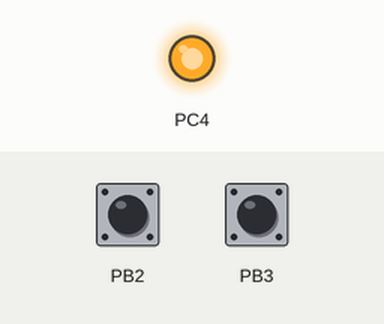
This program was run on a simulated ATmega128, built with avr-gcc and emulated at 16 MHz. Shown: output pins drawn as LEDs (lit = HIGH). Dashed ring = blinking. Inputs (shaded band) come from the test bench; at power-on: PB2 HIGH, PB3 HIGH.

Above: at 1.2 s.
1.3 s: PB2 pulled LOW for 0.15 s
At 3.1 s:
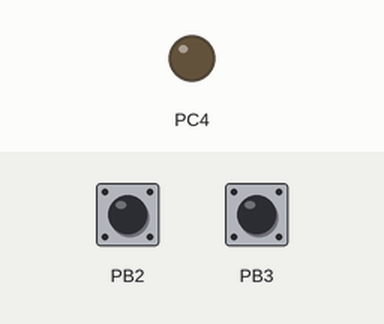
3.4 s: PB3 pulled LOW for 0.15 s
At 3.65 s:
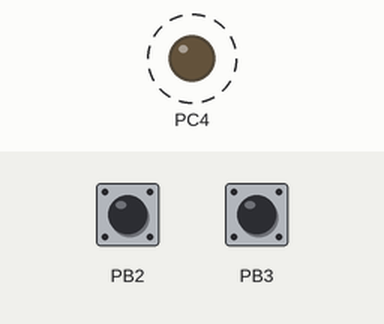
Timing chart, 0 to 12.4 s (numbered marks = the images above; inputs shaded):
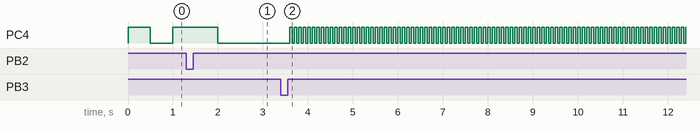

The program:

main.c
```c
/*
 * main.c
 *
 *  Created on: 9 gru 2015
 *      Author: varsheim
 */

#include <avr/io.h>
#include <util/delay.h>
#include <avr/interrupt.h>

#include "dioda.h"


int main(void) {

	DDR(LED_PORT) |= LED_PIN;
	PORT(LED_PORT) |= LED_PIN;

	DDR(BUTTON_PORT) &= ~BUTTON1_PIN;
	DDR(BUTTON_PORT) &= ~BUTTON2_PIN;
	PORT(BUTTON_PORT) |= BUTTON1_PIN;
	PORT(BUTTON_PORT) |= BUTTON2_PIN;

	justToggled = 0;
	counter = 1;
	blinkingFreq = 500;

	interrupt_init();
	sei();

	while(1) {

		if(isButtonPressed(BUTTON1_PIN)) {
			blinkingFreq = 2000;
        }

		if(isButtonPressed(BUTTON2_PIN)) {
			blinkingFreq = 50;
        }

		if(!justToggled && (counter % blinkingFreq == 0)) {
			toggleLED(LED_PIN);
			justToggled = 1;
		}
	}
}

ISR(TIMER1_COMPA_vect) {
    counter++;
    justToggled = 0;
    if(counter > 6000) {
        counter = 1;
    }
}
```

dioda.c
```c
/*
 * dioda.c
 *
 *  Created on: 9 gru 2015
 *      Author: varsheim
 */

#include "dioda.h"

uint8_t isButtonPressed(uint8_t button_pin) {
	if(!(PIN(BUTTON_PORT) & button_pin)) {
		// powtorne sprawdzenie wcisniecia przycisku po 20 ms w celu
		// zniwelowania wplywu drgan mechanicznych
		_delay_ms(BUTTON_DELAY);

		if(!(PIN(BUTTON_PORT) & button_pin)) {
			return 1;
        }
	}

	return 0;
}

void toggleLED(uint8_t LED_pin) {
	PORT(LED_PORT) ^= LED_pin;
}

void interrupt_init() {
	TCCR1B |= (1<<CS10) | (1<<WGM12);
	TIMSK |= (1<<OCIE1A);
	OCR1A = 16000;
}
```

dioda.h
```c
/*
 * dioda.h
 *
 *  Created on: 9 gru 2015
 *      Author: varsheim
 */

#ifndef DIODA_H_
#define DIODA_H_

#include <avr/io.h>
#include <util/delay.h>
// Makra upraszczajace dostep do portow
// *** DDR - ustawienie wyjscia/wejscia na pinie
#define DDR(x) XDDR(x)
#define XDDR(x) (DDR##x)
// *** PORT - ustawienie stanu niskiego/wysokiego na pinie
#define PORT(x) XPORT(x)
#define XPORT(x) (PORT##x)
// *** PIN - odczytanie stanu niskiego/wysokiego na pinie
#define PIN(x) XPIN(x)
#define XPIN(x) (PIN##x)
// *** P - ogolna definicja pinu i portu, na ktorym sie znajduje (np. PB2, PC4)
#define P(x, y) XP(x, y)
#define XP(x, y) (P##x##y)


//porty na ktorych podlaczone sa rzeczy
#define LED_PORT C
#define LED_PIN 1<<P(LED_PORT, 4)

#define BUTTON_PORT B
#define BUTTON1_PIN 1<<P(BUTTON_PORT, 2)
#define BUTTON2_PIN 1<<P(BUTTON_PORT, 3)

#define BUTTON_DELAY 20

volatile uint16_t counter;
uint16_t blinkingFreq;
uint8_t justToggled;

uint8_t isButtonPressed(uint8_t button_pin);
void toggleLED(uint8_t LED_pin);
void interrupt_init();

#endif /* DIODA_H_ */
```

Measured:
- after the input at 3.4 s, PC4: alternates HIGH for 0.05 s and LOW for 0.05 s, starting after 0.20 s
